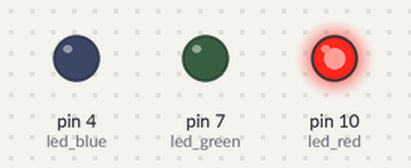
Bench run of a sketch on a simulated Arduino Uno, built with avr-gcc and run on an emulated ATmega328P. Parts: output pins drawn as LEDs (lit = HIGH).

Above: at 0.5 s.
At 2.5 s:
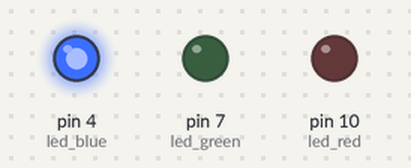
At 3.5 s:
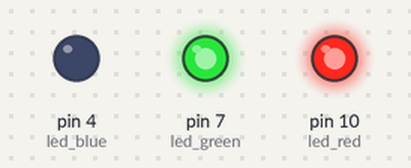
At 4.5 s:
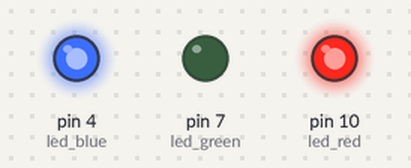
At 6.5 s:
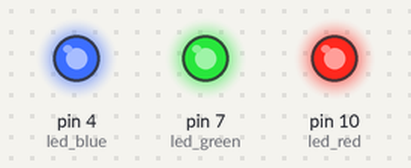
At 8.5 s:
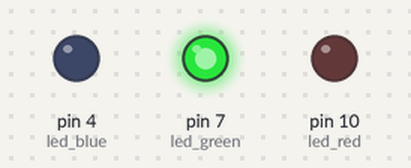
Timing chart, 0 to 9.1 s (numbered marks = the images above):
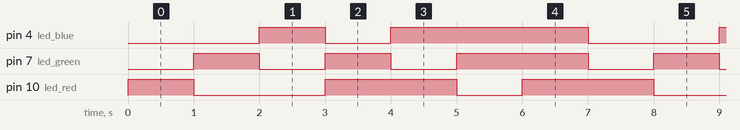

The sketch:

Aula2-0.ino
```cpp
#define led_red 10
#define led_green 7
#define led_blue 4

void setup() {
  pinMode(led_red, OUTPUT);
  pinMode(led_green, OUTPUT);
  pinMode(led_blue, OUTPUT);

  Serial.begin(9600);
}

void loop() {
  onRed();
  delay(1000);
  onGreen();
  delay(1000);
  onBlue();
  delay(1000);
  // ==============
  onYellow();
  delay(1000);
  onPurple();
  delay(1000);
  // =============
  onMagenta();
  delay(1000);
  // =============
  onWhite();
  delay(1000);

}

// ================================== FUNÇÕES ==================================

void onRed() {
  digitalWrite(led_red, HIGH);
  digitalWrite(led_green, LOW);
  digitalWrite(led_blue, LOW);
}

void onGreen() {
  digitalWrite(led_red, LOW);
  digitalWrite(led_green, HIGH);
  digitalWrite(led_blue, LOW);
}

void onBlue() {
  digitalWrite(led_red, LOW);
  digitalWrite(led_green, LOW);
  digitalWrite(led_blue, HIGH);
}

// ==================================

void onYellow() {
  digitalWrite(led_red, HIGH);
  digitalWrite(led_green, HIGH);
  digitalWrite(led_blue, LOW);
}

void onPurple() {
  digitalWrite(led_red, HIGH);
  digitalWrite(led_green, LOW);
  digitalWrite(led_blue, HIGH);
}

// =================================

void onMagenta() {
  digitalWrite(led_red, LOW);
  digitalWrite(led_green, HIGH);
  digitalWrite(led_blue, HIGH);
}

// =================================

void onWhite() {
  digitalWrite(led_red, HIGH);
  digitalWrite(led_green, HIGH);
  digitalWrite(led_blue, HIGH);
}
```

Measured:
- by itself, pin 4 (led_blue): repeats every 7.0 s: LOW 1.0 s, HIGH 3.0 s, LOW 2.0 s, HIGH 1.0 s
- by itself, pin 7 (led_green): repeats every 7.0 s: LOW 1.0 s, HIGH 1.0 s, LOW 1.0 s, HIGH 2.0 s, LOW 1.0 s, HIGH 1.0 s
- by itself, pin 10 (led_red): repeats every 7.0 s: LOW 2.0 s, HIGH 2.0 s, LOW 1.0 s, HIGH 2.0 s
